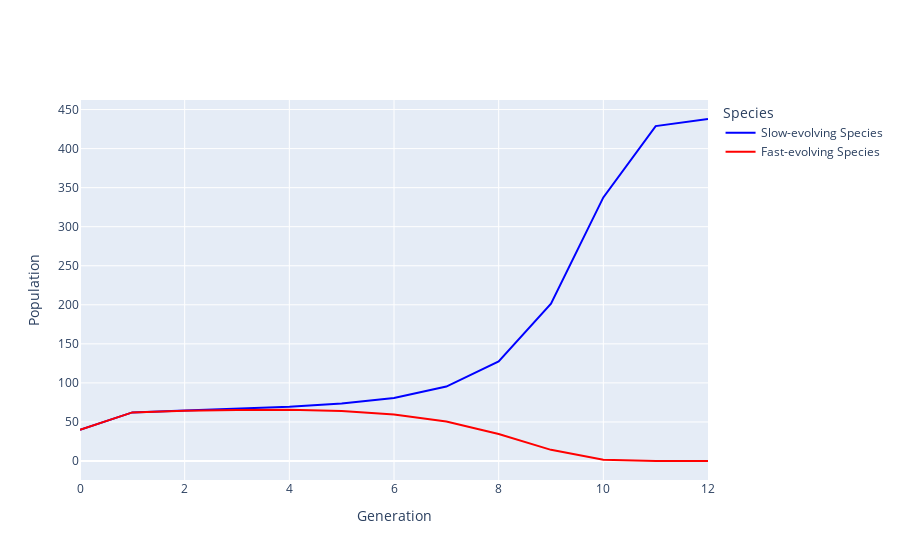
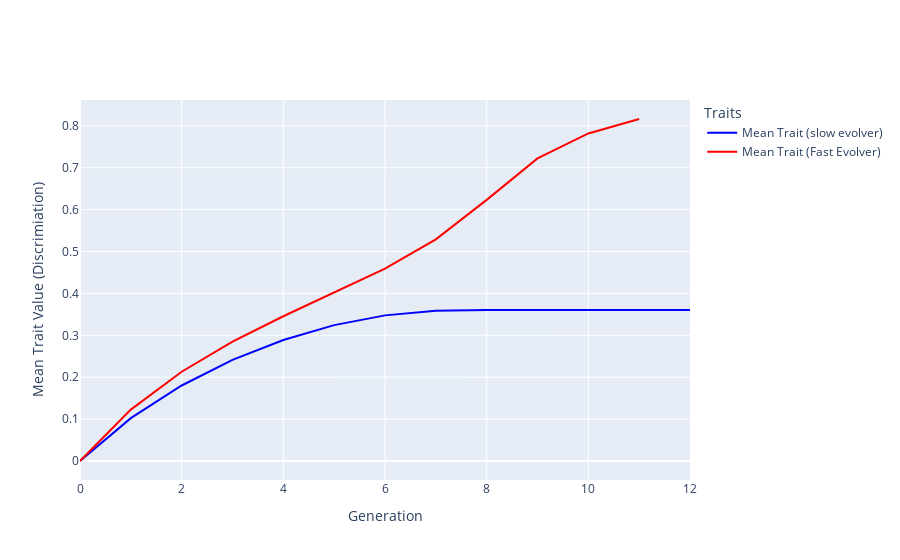

Write notebook code for charts like these, in order.
### Code cell
test_parameters = Parameters_class(
    b1 = 220, 
    b2 = 220, 
    alpha11 = 0.5,
    alpha22 = 0.5,
    alpha12 = 2, 
    alpha21 = 2, 
    z_m1_initial = 0, 
    z_m2_initial = 0, 
    initial_population_species_1 = 40, 
    initial_population_species_2 = 40, 
    cost_to_males = 0.3,
    strength_of_interference = 0.4,
    V_A1 = 1, 
    V_A2 = 1.2, 
    num_generations = 1000
)

outcome_instance_test = run_simulation_and_get_outcome_instance(test_parameters)
print("Outcome of simulation: ", outcome_instance_test.outcome)
outcome_instance_test.plot_population_dynamics_and_trait_evolution()
outcome_instance_test.print_outcome_stats()

### Figure 1 — Plotly figure (JSON) as saved in the notebook; plotly's stock layout.template omitted (floating-point values rounded to 4 significant figures)
{"data": [{"line": {"color": "blue"}, "mode": "lines", "name": "Slow-evolving Species", "type": "scatter", "x": [0, 1, 2, 3, 4, 5, 6, 7, 8, 9, 10, 11, 12], "y": [40, 62.23, 64.72, 66.94, 69.59, 73.57, 80.74, 95.27, 127.4, 201.5, 337.5, 428.8, 437.9]}, {"line": {"color": "red"}, "mode": "lines", "name": "Fast-evolving Species", "type": "scatter", "x": [0, 1, 2, 3, 4, 5, 6, 7, 8, 9, 10, 11, 12], "y": [40, 62.23, 64.34, 65.45, 65.56, 64.05, 59.68, 50.46, 34.49, 14.29, 1.659, 0.01017, 2.415e-07]}], "layout": {"legend": {"title": {"text": "Species"}}, "xaxis": {"title": {"text": "Generation"}}, "yaxis": {"title": {"text": "Population"}}}}

### Figure 2 — Plotly figure (JSON) as saved in the notebook; plotly's stock layout.template omitted (floating-point values rounded to 4 significant figures)
{"data": [{"line": {"color": "blue"}, "mode": "lines", "name": "Mean Trait (slow evolver)", "type": "scatter", "x": [0, 1, 2, 3, 4, 5, 6, 7, 8, 9, 10, 11, 12], "y": [0, 0.1023, 0.1802, 0.2412, 0.2888, 0.3244, 0.3476, 0.3584, 0.3604, 0.3605, 0.3605, 0.3605, 0.3605]}, {"line": {"color": "red"}, "mode": "lines", "name": "Mean Trait (Fast Evolver)", "type": "scatter", "x": [0, 1, 2, 3, 4, 5, 6, 7, 8, 9, 10, 11], "y": [0, 0.1227, 0.2131, 0.2847, 0.3454, 0.4013, 0.4591, 0.5291, 0.6233, 0.7221, 0.7818, 0.8163]}], "layout": {"legend": {"title": {"text": "Traits"}}, "xaxis": {"title": {"text": "Generation"}}, "yaxis": {"title": {"text": "Mean Trait Value (Discrimiation)"}}}}
